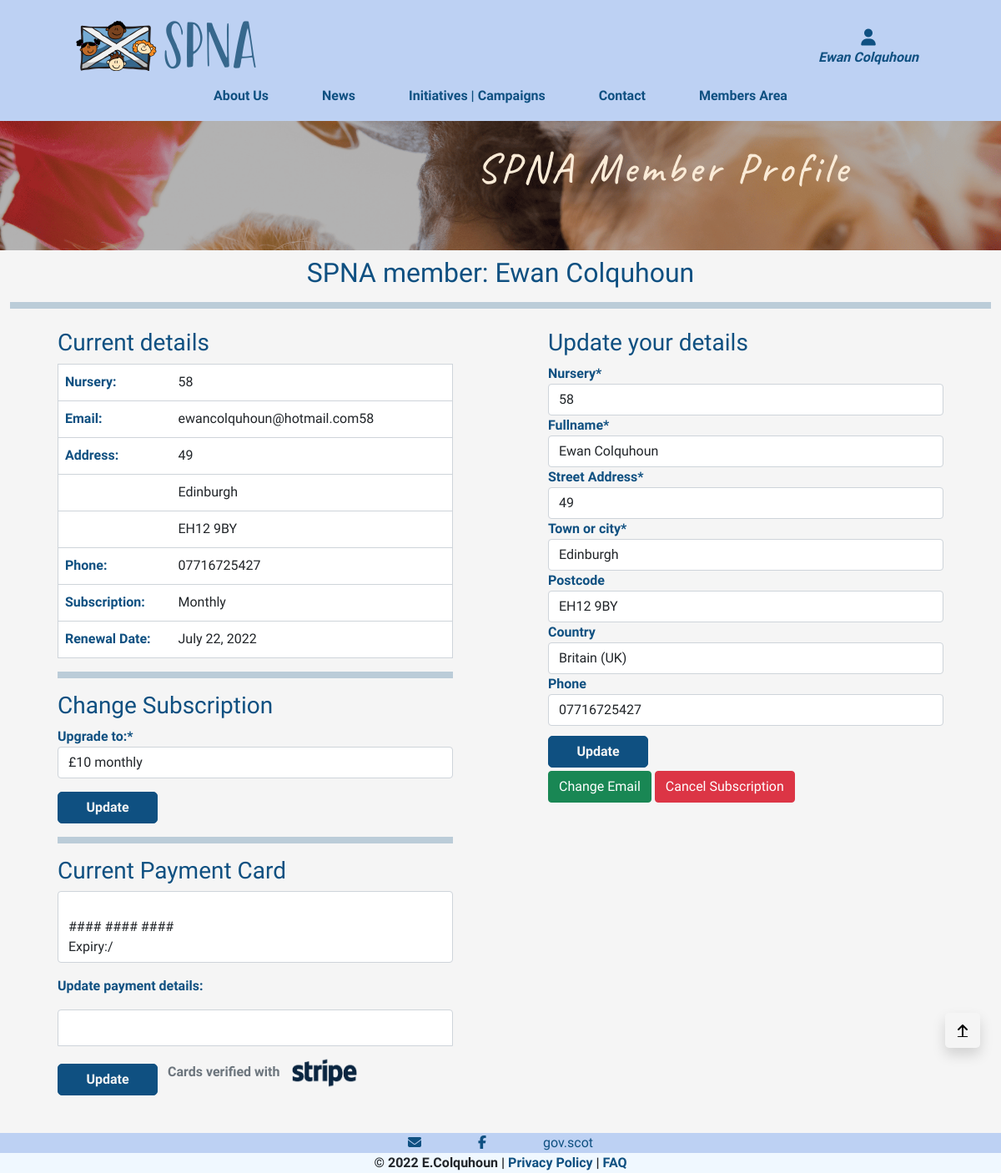
Page /member/profile/ (signed in) on the earlier database version.
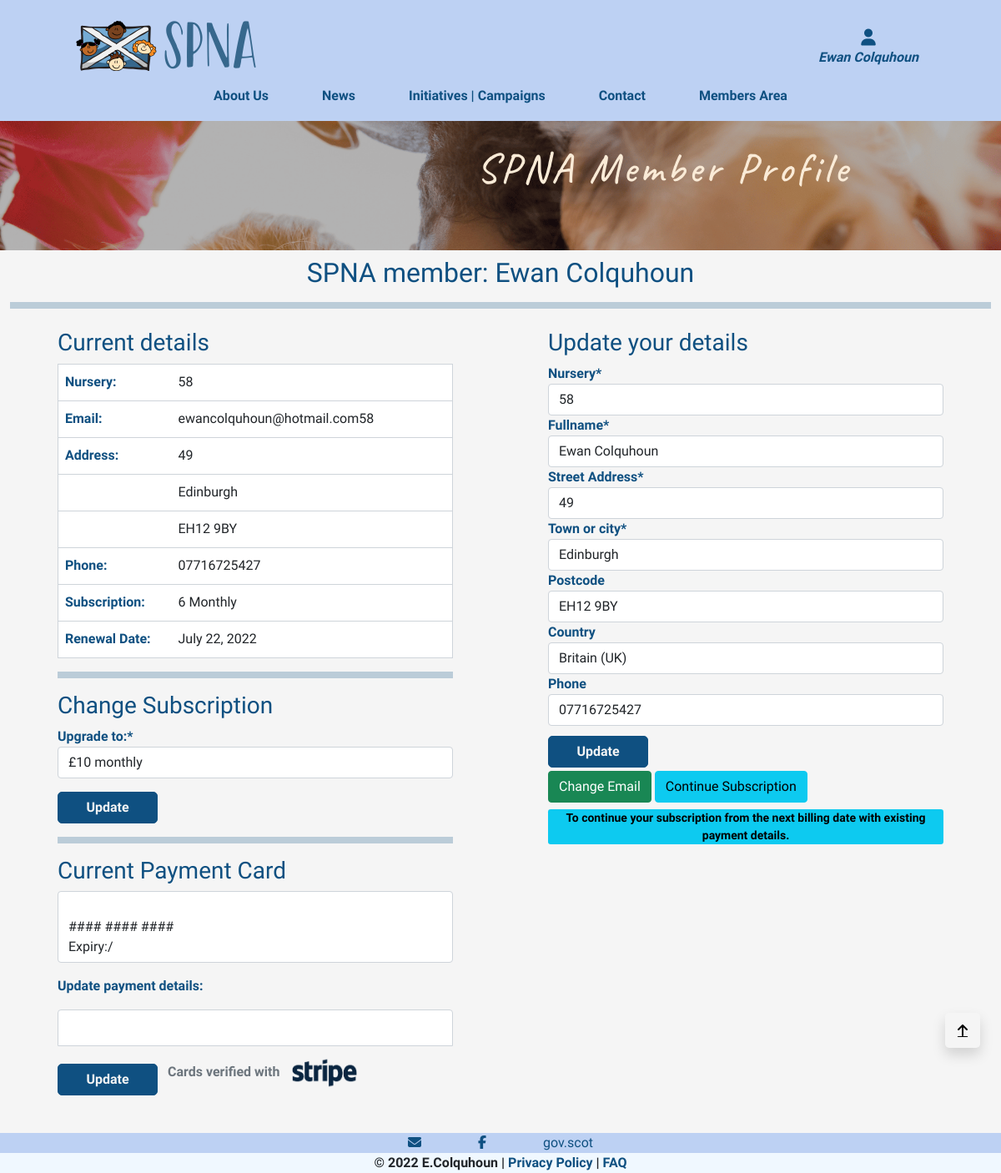
Same page on the later database version.
### member/models.py (models this page shows, shortened)
class SPNAMember(models.Model):
    M = 'Monthly'
    M6 = 'Six Monthly'
    Y = 'Yearly'
    PLAN = (
        (M, '£10 monthly'),
        (M6, '£55 six monthly'),
        (Y, '£100 yearly'),
    )
    user = models.OneToOneField(User, on_delete=models.CASCADE, primary_key=True)
    nursery = models.CharField(max_length=255)
    fullname = models.CharField(max_length=50, null=False, blank=False, default='')
    street_address1 = models.CharField(max_length=80, null=False, blank=False)
    town_or_city = models.CharField(max_length=40, null=False, blank=False)
    postcode = models.CharField(max_length=20, null=True, blank=True)
    country = CountryField(blank_label='Country', null=True, blank=True)
    phone = models.CharField(max_length=15, null=True, blank=True)
    subscription = models.CharField(max_length=16, choices=PLAN, default=1, null=False, blank=False)
    paid_until = models.DateField(null=True, blank=True)
    paid = models.BooleanField(null=True, blank=True, default=False)
    stripe_id = models.CharField(max_length=255)
    sub_id = models.CharField(max_length=255)
    has_cancelled = models.BooleanField(default=False)
    objects = UserManager()

### member/views.py (the view)
# urls.py: path('profile/', views.profile_view, name='profile_page'),
@login_required
def profile_view(request):
    if not request.user.spnamember.paid:
        messages.error(request, "Sorry only SPNA Members can \
                       access this page.")
        return redirect(reverse('home'))
    member = get_object_or_404(SPNAMember, user=request.user)
    default_pm = ''
    if not request.user.is_superuser:
        cus = request.user.spnamember.stripe_id
        stripe.api_key = stripe_secret_key
        if cus:
            p_method = stripe.Customer.list_payment_methods(cus, type="card",)
            default_pm = p_method.data[0].card
        else:
            default_pm = False
    if request.method == 'POST':
        form = ProfileForm(request.POST, instance=member)
        if form.is_valid():
            form.save()
            messages.success(request, 'Profile updated successfully')
        member = get_object_or_404(SPNAMember, user=request.user)
        form = ProfileForm(instance=member)
        upgrade_form = UpgradeForm()
        template = 'member/profile.html'
        context = {
            'upgrade_form': upgrade_form,
            'form': form,
            'member': member,
            'STRIPE_PUBLIC_KEY': stripe_public_key,
            'pm': default_pm,
        }
        return render(request, template, context)
    else:
        upgrade_form = UpgradeForm()
        form = ProfileForm(instance=member)
        template = 'member/profile.html'
        context = {
                'upgrade_form': upgrade_form,
                'form': form,
                'member': member,
                'STRIPE_PUBLIC_KEY': stripe_public_key,
                'pm': default_pm,
            }
        return render(request, template, context)

### member/templates/member/profile.html (shortened to what this page needs)
{% extends "base.html" %}
{% load static %}
{% block extra_css %}
    <link rel="stylesheet" type="text/css" href="{% static 'member/css/member.css' %}">
{% endblock %}
{% block page_header %}
    <div class="container-fluid header-container">
    </div>
{% endblock %}
{% block content %}
<section id="member-image-section">
    <div class="overlay">
        <div class="container-fluid h-100">
            <div class="row h-100">
                <div id="member-text-container"class="col-12 my-auto">
                    <h1 id="member-text" class="title-text">SPNA Member Profile</h1>
                </div>
            </div>
        </div>
    </div>
</section>
<section id="profile-body-section" class="bg-whitesmoke text-blue">
    <div class="container-fluid">
        <div class="row g-0 mx-auto">
            <div class="col-12 p-2 text-center">
                <h2>SPNA member: {{member.fullname}}</h2>
            </div>
            <hr class="d-block p-1 mx-auto admin-hr">
            <div class="col-12 col-md-6 col-lg-5 p-2 mx-auto">
                <h3>Current details</h3>
                <table id="current-details-table">
                        <tr>
                            <td class="p-2 mw-50">Nursery:</td>
                            <td class="black-text p-1 overflow-auto">{{member.nursery}}</td>
                        </tr>
                        <tr>
                            <td class="p-2 mw-50">Email:</td>
                            <td class="black-text p-1 overflow-auto">{{member.user.email}}</td>
                        </tr>
                        <tr>
                            <td class="p-2 mw-50">Address:</td>
                            <td class="black-text p-1 overflow-auto">{{member.street_address1}}</td>
                        </tr>
                        <tr>
                            <td class="p-2 mw-50"></td>
                            <td class="black-text p-1 overflow-auto">{{member.town_or_city}}</td>
                        </tr>
                        <tr>
                            <td class="p-2 mw-50"></td>
                            <td class="black-text p-1 overflow-auto">{{member.postcode}}</td>
                        </tr>
                        <tr>
                            <td class="p-2 mw-50">Phone:</td>
                            <td class="black-text p-1 overflow-auto">{{member.phone}}</td>
                        </tr>
                        <tr>
                            <td class="p-2 mw-50">Subscription:</td>
                            <td class="black-text p-1 overflow-auto">{{member.subscription}}</td>
                        </tr>
                        <tr>
                            <td class="p-2 mw-50">Renewal Date:</td>
                            <td class="black-text p-1 overflow-auto">{{member.paid_until}}</td>
                        </tr>
                </table>
                <hr class="d-block p-1 mx-auto admin-hr">
                <div class="mt-3 my-auto">
                    <div>
                        <h3>Change Subscription</h3>
                    </div>
                    <div>
                        <form id="upgrade-subscription-form" action="{% url 'upgrade' %}" method="POST">
                            {{ upgrade_form|crispy }}
                            <button id="update-card-button" class="spna-btn btn mt-3">Update</button>
                        </form>
                    </div>
                </div>
                <hr class="d-block p-1 mx-auto admin-hr">
                <div class="mt-3 my-auto">
                    <div>
                        <h3>Current Payment Card</h3>
                        <p class="current-card"><em>{{pm.brand|upper}}</em> <br>
                            #### #### #### {{pm.last4}} <br>
                            Expiry:{{pm.exp_month}}/{{pm.exp_year}}</p>
                    </div>
                    <div>
                        <p>Update payment details:</p>
                    </div>
                    <form id="update-payment-form" action="{% url 'update_payment_method' %}" method="post">
                        <div id="card-element"></div>
                        <button id="submit-updated-payment" class="btn spna-btn mt-3">
                            <span id="button-text" class="">Update</span>
                        </button>
                        <div class="d-inline-block my-auto p-2">
                            <p class="text-muted">Cards verified with <a href="https://stripe.com/gb" target="_blank"><img class="d-inline-block" src="{% get_media_prefix %}stripe/stripe-logo-small.png" width="100px"alt="Stripe logo small"></img></a>
                        </div>
                    </form>
                </div>
            </div>
            <div class="col-12 col-md-6 col-lg-5 p-2 mx-auto">
                <h3>Update your details</h3>
                <form action="{% url 'profile_page' %}" method="POST">
                    {{ form|crispy }}
                    <div class="pt-2 d-block d-md-flex justify-content-between">
                        <button class="btn spna-btn mt-1" type="submit">Update</button>
                    </div>
                </form>
                    <a href="{% url 'account_email' %}" class="btn btn-success mt-1">Change Email</a>
                    {% if request.user.spnamember.paid %}
                        {% if not request.user.is_superuser %}
                            {% if request.user.spnamember.has_cancelled and request.user.spnamember.paid %}
                                <a href="{% url 'renew' %}" class="btn btn-info mt-1" >Continue Subscription </a>
                                <p class="small text-black text-center mt-2 pl-2 bg-info rounded-1">To continue your subscription from the next billing date with existing payment details.</p>
                            {% else %}
                                <button data-bs-toggle="modal" data-bs-target="#delete-sub-modal" class="btn btn-danger mt-1 ml-2">Cancel Subscription</button>
                            {% endif %}
                        {% endif %}
                    {% endif %}
            </div>
        </div>
    </div>
</section>
{% endblock %}

### templates/base.html (shortened to what this page needs)
{% load static %}
{% load crispy_forms_tags %}
{% load tags %}
{% url 'news_page' as news %}
{% url 'profile_page' as profile %}
{% url 'member_area_page' as member_area %}
<!DOCTYPE html>
<html lang="en">
    <head>
        {% block corecss %}
        <link rel="stylesheet prefetch"  type="text/css" href="https://cdnjs.cloudflare.com/ajax/libs/tiny-slider/2.9.4/tiny-slider.css">
        <link href="https://cdn.jsdelivr.net/npm/bootstrap@5.1.3/dist/css/bootstrap.min.css" rel="stylesheet prefetch">
        <link rel="stylesheet prefetch" type="text/css" href="{% static 'css/base.css' %}">
        {% endblock %}
        {% block extra_css %}
        {% endblock %}
    </head>
    <body>
        <header class="fixed-top bg-blue">
            <div class="container-fluid">
                <div id="topnav" class="row pt-lg-2 d-none d-lg-flex g-0">
                    <div class="col-12 col-md-8 mx-auto my-auto py-1 py-lg-0">
                        <a href="{% url 'home' %}" class="nav-link main-logo-link">
                            <img src="{% get_media_prefix %}images/logo.png" alt="SPNA Logo">
                        </a>
                    </div>
                    <div class="col-12 col-md-2 mx-auto my-auto py-lg-0">
                        <div class="text-center other-nav" data-bs-toggle="dropdown">
                            <div><i class="fas fa-user fa-lg"></i></div>
                            <p class="my-0 link-text">
                                {% if request.user.is_authenticated %}<span class="italic">{{user.spnamember.fullname}}</span>{% else %}Join/Login{% endif %}</p>
                        </div>
                            {% include 'includes/account/spna_login.html' %}
                    </div>
                </div>
                <div class="row g-0 cover">
                    <div class="col-12 col-lg-12 mx-auto">
                        <nav class="navbar navbar-expand-lg my-auto bg-blue h-100 w-100" id="navbarNav">
                            <div class="collapse navbar-collapse" id="main-nav">
                                <ul class="navbar-nav my-auto sticky-top">
                                    <li class="nav-item">
                                        <a href="{% url 'about' %}" class="{% if '/about/' in request.path %}active{% endif %}">About Us</a>
                                    </li>
                                    <li class="nav-item ">
                                        <a href="{{news}}" class="{% active request news %}">News</a>
                                    </li>
                                    <li class="nav-item">
                                        <a href="{% url 'initiatives_page' %}" class="{% if '/initiatives/' in request.path %}active{% endif %}">Initiatives | Campaigns</a>
                                    </li>
                                    <li class="nav-item">
                                        <a id="contact-button" data-bs-toggle="modal" data-bs-target="#myModal" href="#myModal">Contact</a>
                                    </li>
                                    {% if request.user.is_authenticated %}
                                        {% if request.user.spnamember.paid %}
                                        <li class="nav-item">
                                            <a href="{{member_area}}" class="{% active request member_area %}">Members Area</a>
                                        </li>
                                        {% endif %}
                                    {% endif %}
                                </ul>
                            </div>
                        </nav>
                    </div>
                </div>
            </div>
        </header>
        {% block page_header %}
        {% endblock %}
        {% block content %}
        {% endblock %}
        <div id="back-to-top" class="btt-button shadow rounded-3" aria-labelledby="back-to-top">
            <a id="btt-link" class="btt-link d-flex h-100" href="#" aria-label="Back to top button">
                <i id="btt-arrow" class="fas fa-arrow-up text-black mx-auto my-auto"></i>
            </a>
        </div>
        <footer class=" fixed-bottom">
            <div id="footer" class="container-fluid bg-blue">
                <div id="footer-row" class="row g-0">
                    <div id="social-holder" class="col-12 text-center d-flex">
                        <ul class="social-networks text-blue">
                            <li><a class="socials d-inline-block" aria-label="Send an email link" href="mailto:communications@scottishpna.org"><i class="d-inline-block fas fa-envelope"></i></a></li>
                            <li><a href="https://www.facebook.com/ScottishPNA" class="socials" target="_blank" rel="noopener" aria-label="Visit our Facebook page (opens in a new tab)"><i class="fab fa-facebook-f"></i></a></li>
                            <li><a href="https://www.gov.scot/policies/early-education-and-care/" class="socials" target="_blank" rel="noopener" aria-label="Link to the scottish government childcare page">gov.scot</a></li>
                        </ul>
                    </div>
                </div>
                <div id="inner-lower-footer" class="row">
                    <div class="col-12 text-center">
                        <div><p class="d-inline-block p-0 m-0">&copy; 2022 E.Colquhoun</p> | <a class="d-none d-sm-inline-block" id="privacy-policy" href="https://www.privacypolicygenerator.info/live.php?token=cq6yVuA7P1JMIN7gPPh7RXMo1xDmhY6m" target="_blank" rel="noopener">Privacy Policy</a>
                            | <a class="p-0" id="faq-button" data-bs-toggle="modal" data-bs-target="#faqModal" href="#faqModal">FAQ</a></div>
                    </div>
                </div>
            </div>
        </footer>
    </body>
</html>

### templates/includes/account/spna_login.html (shortened to what this page needs)
{% extends "account/base.html" %}
{% load i18n %}
{% load tags %}
{% url 'profile_page' as profile %}
{% url 'member_area_page' as member_area %}

### templates/allauth/account/base.html (shortened to what this page needs)
<!DOCTYPE html>
<html lang="en">
<html>
  <head>
  </head>
  <body>
  </body>
</html>

Differences in the rows shown:
changed SPNAMember "Ewan Colquhoun": subscription "Monthly" → "6 Monthly"; has_cancelled False → True (drawn)
Other differences:
text no longer shown: "Cancel Subscription"
text now shown: "Continue Subscription To continue your subscription from the next billing date with existing payment details."
